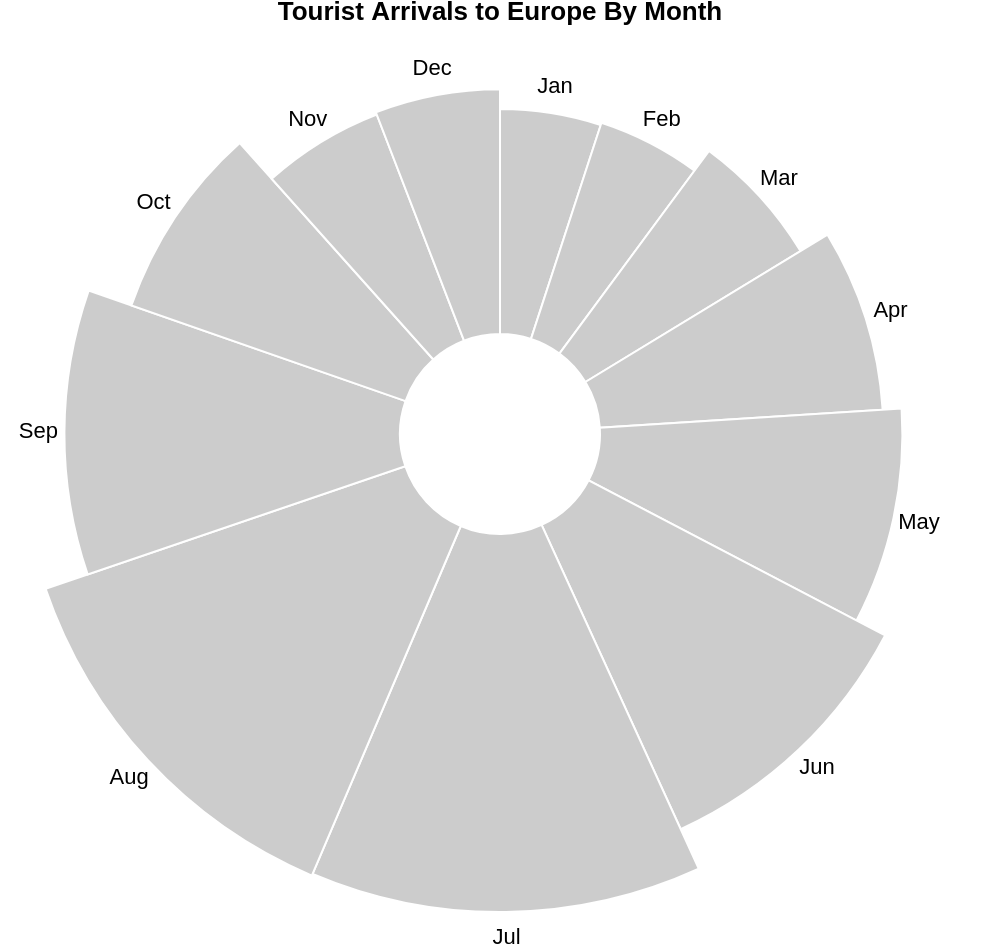

Source (Vega-Lite JSON):
### Vega specification from a JSON file in a GitHub repository (floating-point values rounded to 4 significant figures)
{"$schema": "https://vega.github.io/schema/vega/v5.json", "width": 500, "height": 400, "description": "A basic radial plot that encodes two values as the angle and radius of an arc.", "title": "Tourist Arrivals to Europe By Month", "data": [{"name": "table", "values": [{"category": "Jan", "value": 36995000, "startAngle": 0, "endAngle": 0.3152}, {"category": "Feb", "value": 37692000, "startAngle": 0.3152, "endAngle": 0.6362}, {"category": "Mar", "value": 45518000, "startAngle": 0.6362, "endAngle": 1.024}, {"category": "Apr", "value": 56725000, "startAngle": 1.024, "endAngle": 1.507}, {"category": "May", "value": 64043000, "startAngle": 1.507, "endAngle": 2.053}, {"category": "Jun", "value": 77462000, "startAngle": 2.053, "endAngle": 2.713}, {"category": "Jul", "value": 97635000, "startAngle": 2.713, "endAngle": 3.544}, {"category": "Aug", "value": 98575000, "startAngle": 3.544, "endAngle": 4.384}, {"category": "Sep", "value": 77905000, "startAngle": 4.384, "endAngle": 5.048}, {"category": "Oct", "value": 59350000, "startAngle": 5.048, "endAngle": 5.553}, {"category": "Nov", "value": 42445000, "startAngle": 5.553, "endAngle": 5.915}, {"category": "Dec", "value": 43222000, "startAngle": 5.915, "endAngle": 6.283}], "transform": [{"type": "pie", "field": "value"}]}], "scales": [{"name": "r", "type": "sqrt", "domain": {"data": "table", "field": "value"}, "zero": true, "range": [40, 240]}], "marks": [{"type": "arc", "color": "#4682b4", "from": {"data": "table"}, "encode": {"enter": {"x": {"field": {"group": "width"}, "mult": 0.5}, "y": {"field": {"group": "height"}, "mult": 0.5}, "startAngle": {"field": "startAngle"}, "endAngle": {"field": "endAngle"}, "innerRadius": {"value": 50}, "outerRadius": {"scale": "r", "field": "value"}, "stroke": {"value": "#fff"}, "tooltip": {"field": "value", "type": "quantitative", "title": "Number of tourists"}}, "update": {"fill": {"value": "#ccc"}}, "hover": {"fill": {"value": "pink"}}}}, {"type": "text", "from": {"data": "table"}, "encode": {"enter": {"x": {"field": {"group": "width"}, "mult": 0.5}, "y": {"field": {"group": "height"}, "mult": 0.5}, "radius": {"scale": "r", "field": "value", "offset": 13}, "theta": {"signal": "(datum.startAngle + datum.endAngle)/2"}, "fill": {"value": "#000"}, "align": {"value": "center"}, "baseline": {"value": "middle"}, "text": {"field": "category"}}}}]}
